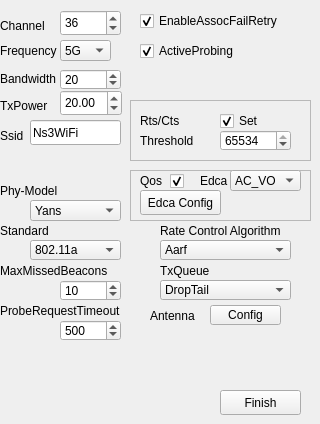
   <widget class="QWidget" name="tab_3">
    <attribute name="title">
     <string>Phy-Mac</string>
    </attribute>
    <widget class="QPushButton" name="pushButton_6">
     <property name="geometry">
      <rect>
       <x>220</x>
       <y>390</y>
       <width>81</width>
       <height>25</height>
      </rect>
     </property>
     <property name="text">
      <string>Finish</string>
     </property>
    </widget>
    <widget class="QSpinBox" name="spinBox">
     <property name="geometry">
      <rect>
       <x>60</x>
       <y>10</y>
       <width>61</width>
       <height>26</height>
      </rect>
     </property>
     <property name="value">
      <number>36</number>
     </property>
    </widget>
    <widget class="QLabel" name="label_9">
     <property name="geometry">
      <rect>
       <x>0</x>
       <y>10</y>
       <width>71</width>
       <height>31</height>
      </rect>
     </property>
     <property name="text">
      <string>Channel</string>
     </property>
    </widget>
    <widget class="QLabel" name="label_10">
     <property name="geometry">
      <rect>
       <x>0</x>
       <y>40</y>
       <width>61</width>
       <height>21</height>
      </rect>
     </property>
     <property name="text">
      <string>Frequency</string>
     </property>
    </widget>
    <widget class="QComboBox" name="comboBox_3">
     <property name="geometry">
      <rect>
       <x>60</x>
       <y>40</y>
       <width>51</width>
       <height>21</height>
      </rect>
     </property>
     <item>
      <property name="text">
       <string>5G</string>
      </property>
     </item>
     <item>
      <property name="text">
       <string>2.4G</string>
      </property>
     </item>
    </widget>
    <widget class="QLabel" name="label_11">
     <property name="geometry">
      <rect>
       <x>0</x>
       <y>70</y>
       <width>61</width>
       <height>17</height>
      </rect>
     </property>
     <property name="text">
      <string>Bandwidth</string>
     </property>
    </widget>
    <widget class="QSpinBox" name="spinBox_2">
     <property name="geometry">
      <rect>
       <x>60</x>
       <y>69</y>
       <width>61</width>
       <height>21</height>
      </rect>
     </property>
     <property name="maximum">
      <number>65535</number>
     </property>
     <property name="value">
      <number>20</number>
     </property>
    </widget>
    <widget class="QDoubleSpinBox" name="doubleSpinBox_6">
     <property name="geometry">
      <rect>
       <x>60</x>
       <y>90</y>
       <width>62</width>
       <height>26</height>
      </rect>
     </property>
     <property name="value">
      <double>20.000000000000000</double>
     </property>
    </widget>
    <widget class="QLabel" name="label_12">
     <property name="geometry">
      <rect>
       <x>0</x>
       <y>90</y>
       <width>71</width>
       <height>31</height>
      </rect>
     </property>
     <property name="text">
      <string>TxPower</string>
     </property>
    </widget>
    <widget class="QLabel" name="label_13">
     <property name="geometry">
      <rect>
       <x>0</x>
       <y>120</y>
       <width>71</width>
       <height>31</height>
      </rect>
     </property>
     <property name="text">
      <string>Ssid</string>
     </property>
    </widget>
    <widget class="QLineEdit" name="lineEdit">
     <property name="geometry">
      <rect>
       <x>30</x>
       <y>120</y>
       <width>91</width>
       <height>25</height>
      </rect>
     </property>
     <property name="text">
      <string>Ns3WiFi</string>
     </property>
    </widget>
    <widget class="QLabel" name="label_14">
     <property name="geometry">
      <rect>
       <x>0</x>
       <y>180</y>
       <width>61</width>
       <height>21</height>
      </rect>
     </property>
     <property name="text">
      <string>Phy-Model</string>
     </property>
    </widget>
    <widget class="QComboBox" name="comboBox_4">
     <property name="geometry">
      <rect>
       <x>30</x>
       <y>200</y>
       <width>91</width>
       <height>21</height>
      </rect>
     </property>
     <item>
      <property name="text">
       <string>Yans</string>
      </property>
     </item>
     <item>
      <property name="text">
       <string>Spectrum</string>
      </property>
     </item>
    </widget>
    <widget class="QLabel" name="label_15">
     <property name="geometry">
      <rect>
       <x>0</x>
       <y>220</y>
       <width>61</width>
       <height>21</height>
      </rect>
     </property>
     <property name="text">
      <string>Standard</string>
     </property>
    </widget>
    <widget class="QComboBox" name="comboBox_5">
     <property name="geometry">
      <rect>
       <x>30</x>
       <y>240</y>
       <width>91</width>
       <height>20</height>
      </rect>
     </property>
     <item>
      <property name="text">
       <string>802.11a</string>
      </property>
     </item>
     <item>
      <property name="text">
       <string>802.11b</string>
      </property>
     </item>
     <item>
      <property name="text">
       <string>802.11g</string>
      </property>
     </item>
     <item>
      <property name="text">
       <string>802.11n</string>
      </property>
     </item>
     <item>
      <property name="text">
       <string>802.11ac</string>
      </property>
     </item>
     <item>
      <property name="text">
       <string>802.11ax</string>
      </property>
     </item>
    </widget>
    <widget class="QFrame" name="frame_2">
     <property name="geometry">
      <rect>
       <x>130</x>
       <y>100</y>
       <width>181</width>
       <height>61</height>
      </rect>
     </property>
     <property name="frameShape">
      <enum>QFrame::Shape::StyledPanel</enum>
     </property>
     <property name="frameShadow">
      <enum>QFrame::Shadow::Raised</enum>
     </property>
     <widget class="QLabel" name="label_29">
      <property name="geometry">
       <rect>
        <x>10</x>
        <y>10</y>
        <width>61</width>
        <height>21</height>
       </rect>
      </property>
      <property name="text">
       <string>Rts/Cts</string>
      </property>
     </widget>
     <widget class="QCheckBox" name="checkBox_5">
      <property name="geometry">
       <rect>
        <x>90</x>
        <y>10</y>
        <width>81</width>
        <height>22</height>
       </rect>
      </property>
      <property name="text">
       <string>Set</string>
      </property>
      <property name="checked">
       <bool>true</bool>
      </property>
     </widget>
     <widget class="QLabel" name="label_30">
      <property name="geometry">
       <rect>
        <x>10</x>
        <y>30</y>
        <width>61</width>
        <height>21</height>
       </rect>
      </property>
      <property name="text">
       <string>Threshold</string>
      </property>
     </widget>
     <widget class="QSpinBox" name="spinBox_3">
      <property name="geometry">
       <rect>
        <x>90</x>
        <y>30</y>
        <width>71</width>
        <height>21</height>
       </rect>
      </property>
      <property name="maximum">
       <number>65534</number>
      </property>
      <property name="value">
       <number>65534</number>
      </property>
     </widget>
     <zorder>label_29</zorder>
     <zorder>label_30</zorder>
     <zorder>spinBox_3</zorder>
     <zorder>checkBox_5</zorder>
    </widget>
    <widget class="QFrame" name="frame_3">
     <property name="geometry">
      <rect>
       <x>130</x>
       <y>170</y>
       <width>181</width>
       <height>51</height>
      </rect>
     </property>
     <property name="frameShape">
      <enum>QFrame::Shape::StyledPanel</enum>
     </property>
     <property name="frameShadow">
      <enum>QFrame::Shadow::Raised</enum>
     </property>
     <widget class="QLabel" name="label_31">
      <property name="geometry">
       <rect>
        <x>10</x>
        <y>0</y>
        <width>61</width>
        <height>21</height>
       </rect>
      </property>
      <property name="text">
       <string>Qos</string>
      </property>
     </widget>
     <widget class="QCheckBox" name="checkBox_6">
      <property name="geometry">
       <rect>
        <x>40</x>
        <y>0</y>
        <width>81</width>
        <height>22</height>
       </rect>
      </property>
      <property name="text">
       <string/>
      </property>
      <property name="checked">
       <bool>true</bool>
      </property>
     </widget>
     <widget class="QLabel" name="label_32">
      <property name="geometry">
       <rect>
        <x>70</x>
        <y>0</y>
        <width>61</width>
        <height>21</height>
       </rect>
      </property>
      <property name="text">
       <string>Edca</string>
      </property>
     </widget>
     <widget class="QComboBox" name="comboBox_6">
      <property name="geometry">
       <rect>
        <x>100</x>
        <y>0</y>
        <width>71</width>
        <height>21</height>
       </rect>
      </property>
      <item>
       <property name="text">
        <string>AC_VO</string>
       </property>
      </item>
      <item>
       <property name="text">
        <string>AC_VI</string>
       </property>
      </item>
      <item>
       <property name="text">
        <string>AC_BE</string>
       </property>
      </item>
      <item>
       <property name="text">
        <string>AC_BK</string>
       </property>
      </item>
     </widget>
     <widget class="QPushButton" name="pushButton_8">
      <property name="geometry">
       <rect>
        <x>10</x>
        <y>20</y>
        <width>81</width>
        <height>25</height>
       </rect>
      </property>
      <property name="text">
       <string>Edca Config</string>
      </property>
     </widget>
    </widget>
    <widget class="QLabel" name="label_33">
     <property name="geometry">
      <rect>
       <x>160</x>
       <y>220</y>
       <width>151</width>
       <height>21</height>
      </rect>
     </property>
     <property name="text">
      <string>Rate Control Algorithm</string>
     </property>
    </widget>
    <widget class="QComboBox" name="comboBox_7">
     <property name="geometry">
      <rect>
       <x>160</x>
       <y>240</y>
       <width>131</width>
       <height>20</height>
      </rect>
     </property>
     <item>
      <property name="text">
       <string>Aarf</string>
      </property>
     </item>
     <item>
      <property name="text">
       <string>Amrr</string>
      </property>
     </item>
     <item>
      <property name="text">
       <string>Arf</string>
      </property>
     </item>
     <item>
      <property name="text">
       <string>Cara</string>
      </property>
     </item>
     <item>
      <property name="text">
       <string>Onoe</string>
      </property>
     </item>
     <item>
      <property name="text">
       <string>Rraa</string>
      </property>
     </item>
     <item>
      <property name="text">
       <string>Minstrel</string>
      </property>
     </item>
     <item>
      <property name="text">
       <string>Ideal</string>
      </property>
     </item>
     <item>
      <property name="text">
       <string>Constant</string>
      </property>
     </item>
     <item>
      <property name="text">
       <string>ThomsonSampling</string>
      </property>
     </item>
    </widget>
    <widget class="QLabel" name="label_34">
     <property name="geometry">
      <rect>
       <x>160</x>
       <y>260</y>
       <width>51</width>
       <height>21</height>
      </rect>
     </property>
     <property name="text">
      <string>TxQueue</string>
     </property>
    </widget>
    <widget class="QComboBox" name="comboBox_8">
     <property name="geometry">
      <rect>
       <x>160</x>
       <y>280</y>
       <width>131</width>
       <height>20</height>
      </rect>
     </property>
     <item>
      <property name="text">
       <string>DropTail</string>
      </property>
     </item>
     <item>
      <property name="text">
       <string>Red</string>
      </property>
     </item>
     <item>
      <property name="text">
       <string>CoDel</string>
      </property>
     </item>
     <item>
      <property name="text">
       <string>FqCoDel</string>
      </property>
     </item>
     <item>
      <property name="text">
       <string>PfifoFast</string>
      </property>
     </item>
    </widget>
    <widget class="QLabel" name="label_35">
     <property name="geometry">
      <rect>
       <x>150</x>
       <y>300</y>
       <width>51</width>
       <height>31</height>
      </rect>
     </property>
     <property name="text">
      <string>Antenna</string>
     </property>
    </widget>
    <widget class="QPushButton" name="pushButton_9">
     <property name="geometry">
      <rect>
       <x>210</x>
       <y>305</y>
       <width>71</width>
       <height>20</height>
      </rect>
     </property>
     <property name="text">
      <string>Config</string>
     </property>
    </widget>
    <widget class="QLabel" name="label_16">
     <property name="geometry">
      <rect>
       <x>0</x>
       <y>260</y>
       <width>111</width>
       <height>21</height>
      </rect>
     </property>
     <property name="text">
      <string>MaxMissedBeacons</string>
     </property>
    </widget>
    <widget class="QSpinBox" name="spinBox_4">
     <property name="geometry">
      <rect>
       <x>60</x>
       <y>280</y>
       <width>61</width>
       <height>21</height>
      </rect>
     </property>
     <property name="value">
      <number>10</number>
     </property>
    </widget>
    <widget class="QLabel" name="label_17">
     <property name="geometry">
      <rect>
       <x>0</x>
       <y>300</y>
       <width>131</width>
       <height>21</height>
      </rect>
     </property>
     <property name="text">
      <string>ProbeRequestTimeout</string>
     </property>
    </widget>
    <widget class="QSpinBox" name="spinBox_5">
     <property name="geometry">
      <rect>
       <x>60</x>
       <y>320</y>
       <width>61</width>
       <height>21</height>
      </rect>
     </property>
     <property name="maximum">
      <number>65535</number>
     </property>
     <property name="value">
      <number>500</number>
     </property>
    </widget>
    <widget class="QLabel" name="label_18">
     <property name="geometry">
      <rect>
       <x>130</x>
       <y>10</y>
       <width>111</width>
       <height>21</height>
      </rect>
     </property>
     <property name="text">
      <string/>
     </property>
    </widget>
    <widget class="QCheckBox" name="checkBox_7">
     <property name="geometry">
      <rect>
       <x>140</x>
       <y>10</y>
       <width>151</width>
       <height>22</height>
      </rect>
     </property>
     <property name="text">
      <string>EnableAssocFailRetry</string>
     </property>
     <property name="checked">
      <bool>true</bool>
     </property>
    </widget>
    <widget class="QCheckBox" name="checkBox_12">
     <property name="geometry">
      <rect>
       <x>140</x>
       <y>40</y>
       <width>151</width>
       <height>22</height>
      </rect>
     </property>
     <property name="text">
      <string>ActiveProbing</string>
     </property>
     <property name="checked">
      <bool>true</bool>
     </property>
    </widget>
   </widget>
